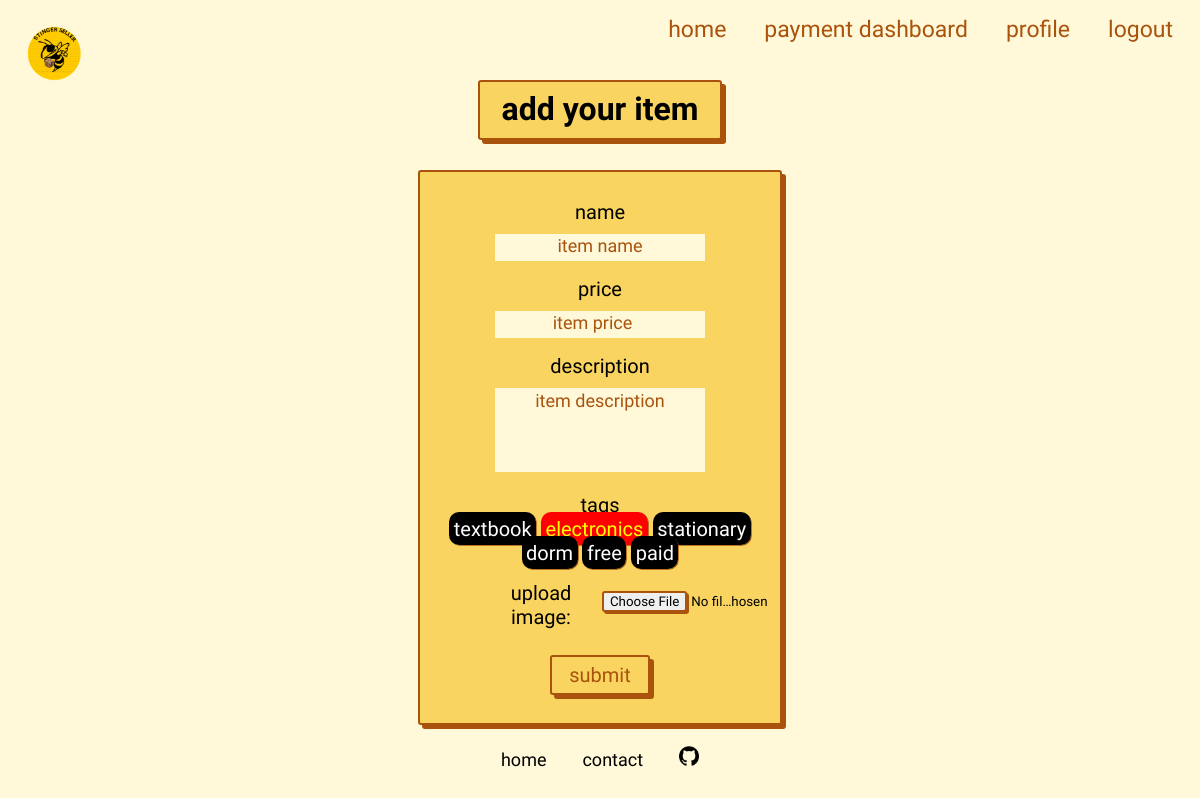
The page /add-item (signed in) on the database as committed earlier.
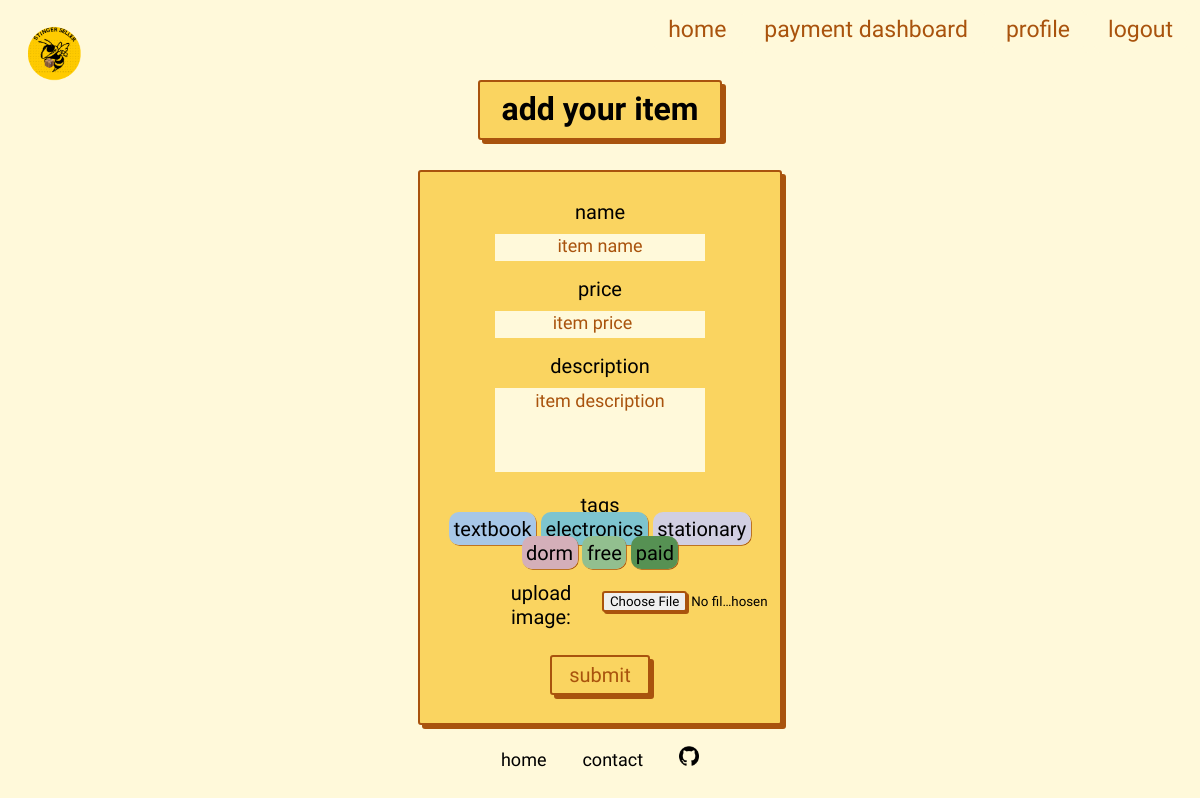
The same page on the database as committed later.
### tables this page shows
CREATE TABLE tag (
    id INTEGER PRIMARY KEY AUTOINCREMENT,
    name TEXT NOT NULL,
    background_color TEXT NOT NULL,
    text_color TEXT NOT NULL  
);

### app/__init__.py (the view, shortened to what this page needs)
    @app.route('/add-item', methods=("GET", "POST"))
    def add_item():
        g.users = users
        if "token" not in request.cookies or request.cookies["token"] not in users:
            return redirect(url_for("login"))
        database = db.get_db()
        tags = database.execute("SELECT id, name, background_color, text_color FROM tag").fetchall()
        tags = [
            {
                "id": tag[0],
                "name": tag[1],
                "background_color": tag[2],
                "text_color": tag[3]
            } for tag in tags
        ]
        return render_template("add.html", tags=tags)

### app/db.py (called while the page is built)
def get_db():
    if 'db' not in g:
        g.db = sqlite3.connect(
            current_app.config['DATABASE'],
            detect_types=sqlite3.PARSE_DECLTYPES
        )
        g.db.row_factory = sqlite3.Row
    return g.db

### app/templates/add.html (shortened to what this page needs)
<!DOCTYPE html>
<html lang="en">
<head>
    <link rel="stylesheet" href="{{ url_for('static', filename= 'css/style.css') }}">
    <link rel="stylesheet" href="{{ url_for('static', filename= 'css/forms.css') }}">
</head>
<body>
    {% include 'nav.html' %}
   <h1>add your item</h1>
   <form method="post" action="" enctype="multipart/form-data">
    <div class="form-group">
        <label for="name">name</label><br>
        <input type="text" name="name"
               placeholder="item name" class="form-control"
               value="{{ request.form['name'] }}"></input>
    </div>
    <div class="form-group">
        <label for="price">price</label><br>
        <input type="number" name="price" min="0"
               max="100000" step="0.01"
               placeholder="item price" class="form-control"
               value="{{ request.form['price'] }}"></input>
    </div>
    <div class="form-group">
        <label for="description">description</label><br>
        <textarea name="description" placeholder="item description"
                  class="form-control">{{ request.form['description'] }}</textarea>
    </div>
    <div class="form-group tag-group">
        <label for="description">tags</label><br>
        {% for tag in tags %}
        <label class="tag-option">
            <span class="checkbox-text" style="background-color: {{ tag['background_color'] }}; color: {{ tag['text_color'] }};">{{ tag['name'] }}</span>
        </label>
        {% endfor %}
    </div>
    <div class="image-form-group">
        <label for="image">upload image:</label>
        <input type="file" name="image" id="image" accept="image/*">
    </div>
    <div class="form-group">
        <button type="submit" class="btn btn-primary">submit</button>
    </div>
</form>
{% include 'footer.html' %}
</body>
</html>

### app/templates/nav.html
<nav>
    <link rel="stylesheet" href="{{ url_for('static', filename= 'css/style.css') }}">
    <ul>
        <a href="{{url_for("index")}}"><li><img class="logo-top" id = "logo" src="{{ url_for('static', filename= 'images/logo.png') }}" alt="Logo"/></li></a>
        <div class="top-bar">
            <li><a href="/">home</a></li>
            {% if "token" in request.cookies and request.cookies["token"] in g.users %}
            <li><a href="{{url_for("go_to_dashboard")}}">payment dashboard</a></li>
            <li><a href="{{url_for("check_me")}}">profile</a></li>
            {% endif %}
            <li><a href="{{url_for("login")}}" >{{ "logout" if "token" in request.cookies and request.cookies["token"] in g.users else "login/register" }}</a></li>
        </div>
    </ul>
</nav>

### app/templates/footer.html
<footer>
    <link rel="stylesheet" href="{{ url_for('static', filename= 'css/style.css') }}">
    <div class="bottom-bar">
        <a href="/">home</a>
        <a href="contact">contact</a>
        <a href="https://github.com/mika-okamoto/Stinger-Seller"><img class="logo" alt = "github" height="20px" src="{{ url_for('static', filename= 'images/github.png') }}"></img></a>
    </div>
</footer>

### app/static/css/style.css (style rules this page uses)
:root { --site-title-text: 35px; --title-text: 23px; --body-text: 20px; --small-text: 18px; --font-color: #323232; --font-color-sub: #666; --bg-color: #fff9da; --main-color: #fad460; --main-focus: #a9530d; font-family: 'Nanum Pen Script', cursive; }
body { background-color: var(--bg-color); overflow: hidden; }
* { margin: auto; text-align: center; }
::placeholder { color: var(--main-focus); font-family: 'Nanum Pen Script', cursive; font-size: var(--small-text); }
nav ul { list-style-type: none; margin: 0; padding: 0; overflow: hidden; }
li { float: left; }
.top-bar { display: flex; flex-direction: row; max-height: 10vh; overflow: hidden; float: right; padding: 8px; }
.top-bar a { float: left; color: var(--main-focus); text-align: center; padding: 4px 12px; margin: 2px 5px 0 5px; text-decoration: none; font-size: var(--title-text); border: 2px solid var(--bg-color); border-radius: 3px; box-shadow: 4px 4px var(--bg-color); }
.logo-top { width: 15%; float: left; margin: 15px; }
.bottom-bar { width: 100%; position: absolute; bottom: 30px; justify-self: center; overflow: hidden; }
.bottom-bar a { color: black; text-align: center; padding: 5px 16px; text-decoration: none; font-size: var(--small-text); margin: auto; }
.checkbox-text { padding: 4.5px; border-radius: 10px; background-color: #aaa; color: #555; cursor: pointer; user-select: none; box-shadow: 0.75px 0.75px var(--main-focus); }

### app/static/css/forms.css (style rules this page uses)
h1 { position: relative; top: -50px; width: 20vw; height: 6vh; background-color: var(--main-color); margin: 20px auto; padding-top: 8px; border: 2px solid var(--main-focus); box-shadow: 4px 4px var(--main-focus); border-radius: 3px; }
form { position: relative; top: -40px; width: 30vw; height: auto; background-color: var(--main-color); margin: 20px auto; padding: 20px 0; border: 2px solid var(--main-focus); box-shadow: 4px 4px var(--main-focus); border-radius: 3px; font-size: var(--body-text); }
.form-group, .image-form-group { padding: 8px; font-size: var(--body-text); }
.btn { height: 40px; width: 100px; margin-top: 10px; background-color: var(--main-color); color: var(--main-focus); border: 2px solid var(--main-focus); border-radius: 3px; box-shadow: 4px 4px var(--main-focus); font-family: 'Nanum Pen Script', cursive; font-size: var(--body-text); }
input, textarea { width: 60%; margin-top: 10px; outline: none; background-color: var(--bg-color); border: none; }
input { height: 25px; }
textarea { height: 80px; resize: none; }
.checkbox-text, .checkbox-input, .tag-option { width: 50px; }
.image-form-group { display: flex; flex-direction: row; padding-left: 60px; justify-content: center; align-content: center; justify-items: center; align-items: center; margin: auto; }
#image { font-family: 'Nanum Pen Script', cursive; background-color: transparent; }

Rows that differ between the two databases and show on the page:
changed tag "textbook": background_color "black" → "#A7C7E7" (drawn)
changed tag "electronics": background_color "red" → "#7EC4CF" (drawn)
changed tag "stationary": background_color "black" → "#D1CFE2" (drawn); text_color "white" → "black" (drawn)
changed tag "dorm": background_color "black" → "#D4AFB9" (drawn)
changed tag "free": background_color "black" → "#92BF8F" (drawn)
changed tag "paid": background_color "black" → "#569153" (drawn)
